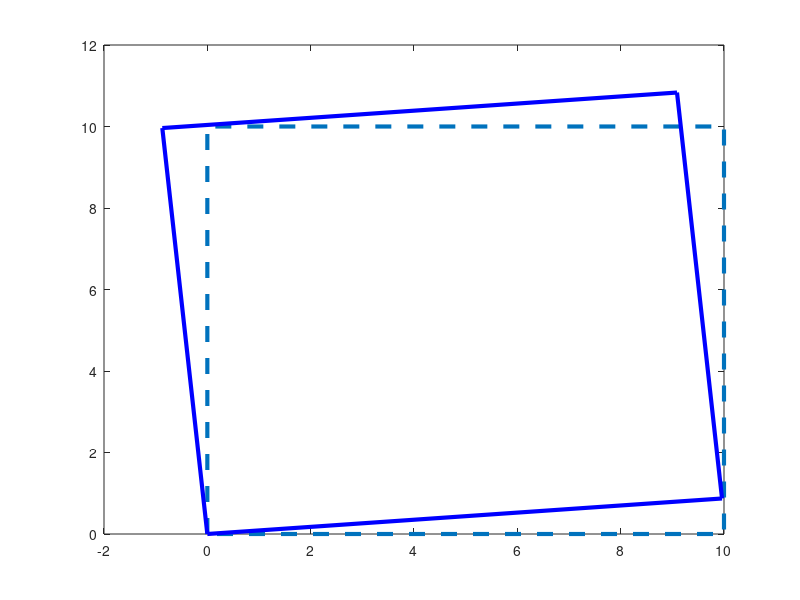

Recreate this plot in MATLAB.
function [] = transformations()
	disp("**************************************************************************")
	
	input_matrix = [0 0 1; 0 10 1; 10 10 1; 10 0 1 ; 0 0 1];
	disp("\nEnter your choice:\n1. Translation\n2. Scaling\n3. ReflectAroundX\n4. ShearaboutY\n5. Rotate\n");
	choice = input("Your choice : ");
	
	temp_matrix = [1 0 0; 0 1 0 ; 0 0 1];
	identity_matrix = [1 0 0; 0 1 0 ; 0 0 1];

	if(choice <= 5)
		if(choice==1)
			translate_x = input('Enter translate_x : ');
            		translate_y = input('Enter translate_y : ');
            		temp_matrix = [1 0 translate_x ; 0 1 translate_y ; 0 0 1];
		end

		if(choice==2)
			scale_factor_x = input('Enter scale_factor_x : ');
            		scale_factor_y = input('Enter scale_factor_y : ');
            		temp_matrix = [scale_factor_x 0 0 ; 0 scale_factor_y 0 ; 0 0 1];
            	end

            	if(choice==3)
            		temp_matrix = [1 0 0 ; 0 -1 0 ; 0 0 1];
            	end

            	if(choice==4)
            		shear_factor = input('Enter the shearing factor : ');
            		temp_matrix = [1 0 0 ; shear_factor 1 0 ; 0 0 1];
            	end

            	if(choice==5)
            		theta= input('Enter the rotation_angle : ');
            		theta = (theta*3.14159265) / 180 ;
			%theta = theta*_x;
            		temp_matrix = [cos(theta) -sin(theta) 0;
            				sin(theta) cos(theta) 0;
            				0 0 1];
            	end
        else
        	disp("\nYou choosed an invalid choice\n")
	end

	 

 	trans = transpose(temp_matrix);
 	final = input_matrix*trans;
      plot(input_matrix(:,1),input_matrix(:,2),'--','LineWidth', 3);
      hold on
      plot(final(:,1),final(:,2),'b-','LineWidth', 3);